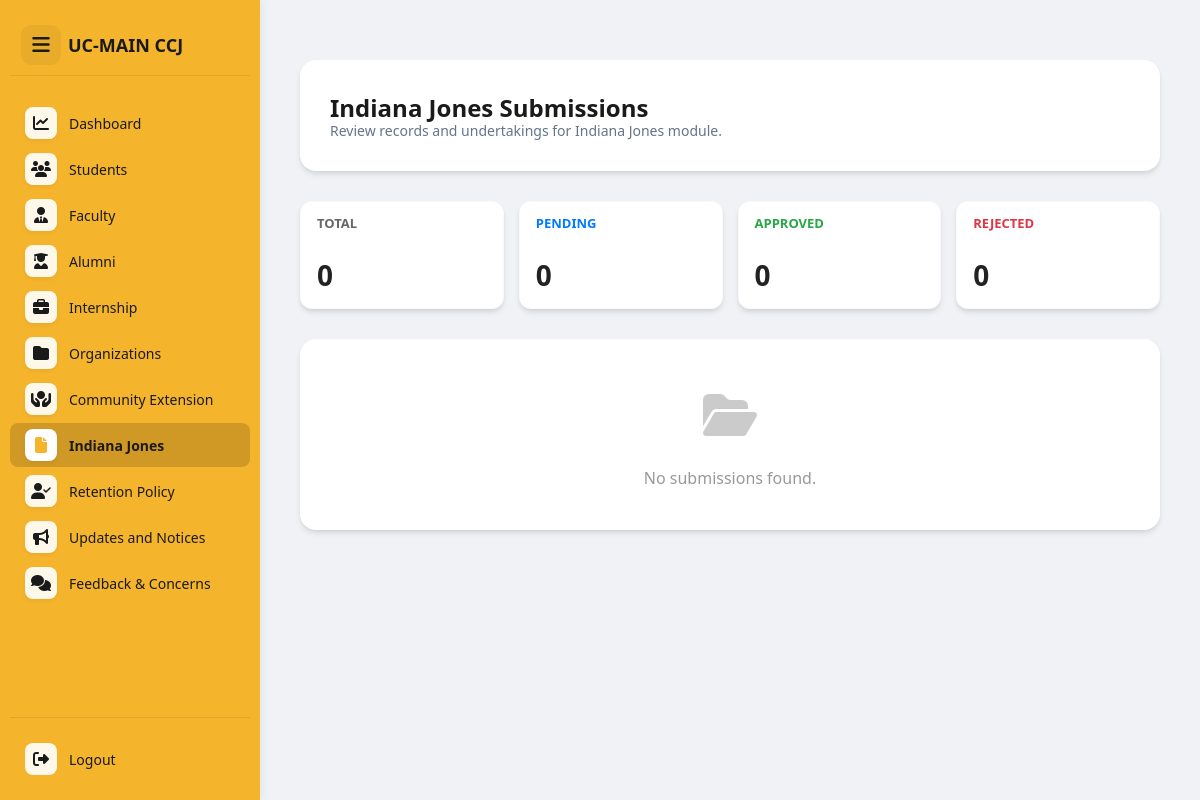
/admin/admin-jones.php (signed in), run on an earlier commit of the app's database.
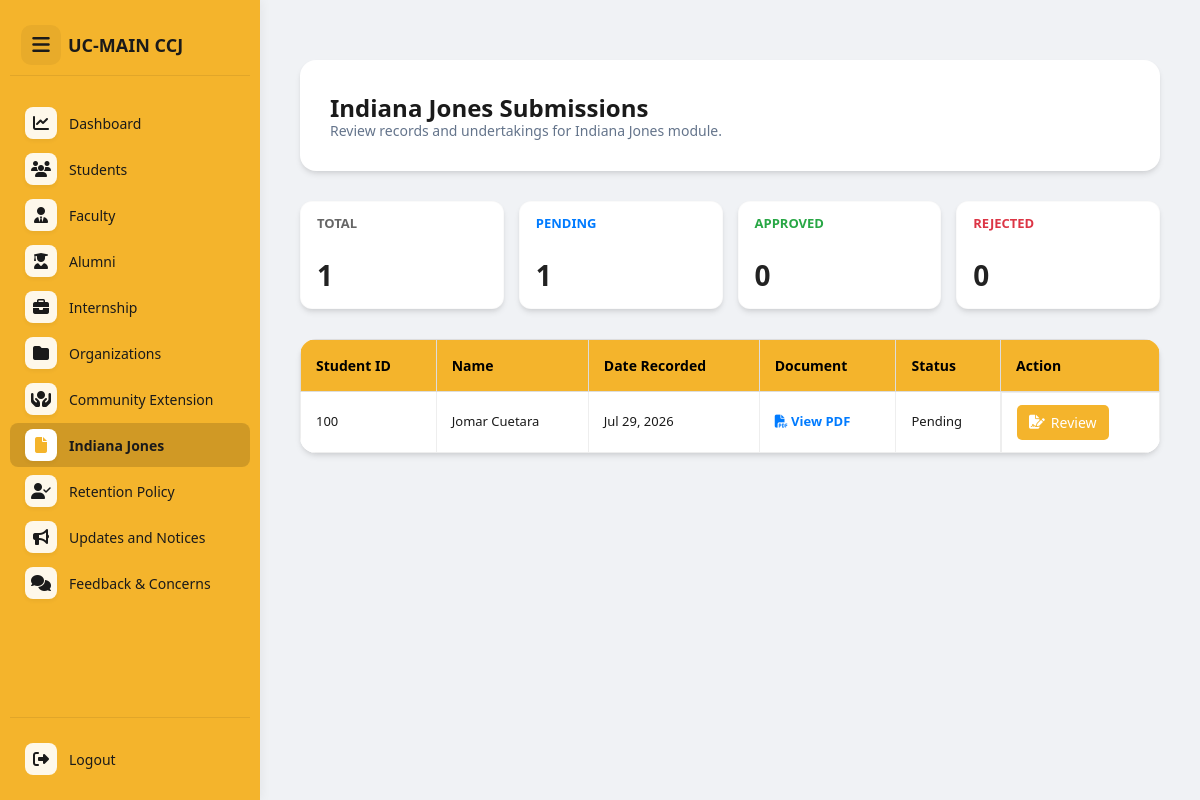
And on a later commit of the database.
### tables this page shows
CREATE TABLE `indiana_jones_records` (
  `id` int(11) NOT NULL,
  `student_no` varchar(50) NOT NULL,
  `firstname` varchar(100) NOT NULL,
  `lastname` varchar(100) NOT NULL,
  `middlename` varchar(100) DEFAULT NULL,
  `year_level` varchar(50) NOT NULL,
  `date_recorded` date NOT NULL,
  `number_of_absences` int(11) NOT NULL DEFAULT 0,
  `undertaking_file_path` varchar(255) NOT NULL,
  `status` enum('Pending','Approved','Rejected') NOT NULL DEFAULT 'Pending',
  `created_at` timestamp NOT NULL DEFAULT current_timestamp()
);

### admin/admin-jones.php (the view, shortened to what the changed rows need)
<?php
include("../config/db.php");
$query = "SELECT * FROM indiana_jones_records ORDER BY created_at DESC";
$result = $conn->query($query);
$submissions = $result ? $result->fetch_all(MYSQLI_ASSOC) : [];
$stat_query = "SELECT
    COUNT(*) as total,
    SUM(CASE WHEN status = 'Pending' THEN 1 ELSE 0 END) as pending,
    SUM(CASE WHEN status = 'Approved' THEN 1 ELSE 0 END) as approved,
    SUM(CASE WHEN status = 'Rejected' THEN 1 ELSE 0 END) as rejected
    FROM indiana_jones_records";
$stat_result = $conn->query($stat_query);
$stats = $stat_result ? $stat_result->fetch_assoc() : ['total' => 0, 'pending' => 0, 'approved' => 0, 'rejected' => 0];
?>
<!DOCTYPE html>
<html lang="en">
<head>
    <link rel="stylesheet" href="https://cdnjs.cloudflare.com/ajax/libs/font-awesome/6.5.0/css/all.min.css">
    <link rel="stylesheet" href="../assets/css/admin-dashboard.css">
    <link rel="stylesheet" href="../assets/css/manage-students.css">
    <link rel="stylesheet" href="../assets/css/admin-jones.css">
</head>
<body>
    <div class="main-container">
        <?php include("../includes/sidebar.php"); ?>
        <main class="dashboard-container" id="mainContent" role="main">
            <section class="card welcome-card" aria-label="Welcome Section">
                <div class="welcome-content">
                    <h2>Indiana Jones Submissions</h2>
                </div>
            </section>
            <div class="stats-grid">
                <div class="stat-card">
                    <p>Total</p>
                    <h3><?= $stats['total'] ?? 0; ?></h3>
                </div>
                <div class="stat-card">
                    <p>Pending</p>
                    <h3><?= $stats['pending'] ?? 0; ?></h3>
                </div>
            </div>
            <section class="card table-container" aria-label="Submissions List">
                <div class="table-wrapper">
                    <?php if (count($submissions) > 0): ?>
                        <table>
                            <thead>
                                <tr>
                                    <th>Student ID</th>
                                    <th>Name</th>
                                    <th>Date Recorded</th>
                                    <th>Document</th>
                                    <th>Status</th>
                                    <th>Action</th>
                                </tr>
                            </thead>
                            <tbody>
                                <?php foreach ($submissions as $row): ?>
                                    <tr>
                                        <td data-label="Student ID"><?= htmlspecialchars($row['student_no']); ?></td>
                                        <td data-label="Name">
                                            <?= htmlspecialchars($row['firstname'] . ' ' . $row['lastname']); ?></td>
                                        <td data-label="Date Recorded"><?= date('M d, Y', strtotime($row['date_recorded'])); ?>
                                        </td>
                                        <td data-label="Document">
                                            <a href="../uploads/lou/<?= htmlspecialchars($row['undertaking_file_path']); ?>" target="_blank"
                                                class="document-link">
                                                <i class="fa-solid fa-file-pdf"></i> View PDF
                                            </a>
                                        </td>
                                        <td data-label="Status">
                                            <?= htmlspecialchars($row['status']); ?>
                                        </td>
                                        <td data-label="Action" class="action-btns">
                                            <button class="review-btn-table"
                                                onclick='openReviewModal(<?= json_encode($row); ?>)' title="Review Submission">
                                                <i class="fa-solid fa-file-signature"></i> Review
                                            </button>
                                        </td>
                                    </tr>
                                <?php endforeach; ?>
                            </tbody>
                        </table>
                    <?php else: ?>
                        <div class="no-results">
                            <div class="no-results-icon"><i class="fa-solid fa-folder-open"></i></div>
                            <p>No submissions found.</p>
                        </div>
                    <?php endif; ?>
                </div>
            </section>
        </main>
    </div>
</body>
</html>

### includes/sidebar.php (shortened to what the changed rows need)
<link rel="stylesheet" href="../assets/css/admin-dashboard.css">
<nav class="sidebar" id="sidebar" role="navigation" aria-label="Main Navigation">
    <ul>
        <?php
        $current_page = basename($_SERVER['PHP_SELF']);
        $active_page = $current_page;
        $menu_items = [
            ['file' => 'admin-dashboard.php', 'icon' => 'fa-chart-line', 'label' => 'Dashboard'],
            ['file' => 'admin-students.php', 'icon' => 'fa-users', 'label' => 'Students'],
            ['file' => 'admin-faculty.php', 'icon' => 'fa-user-tie', 'label' => 'Faculty'],
            ['file' => 'admin-alumni.php', 'icon' => 'fa-user-graduate', 'label' => 'Alumni'],
            ['file' => 'admin-internship.php', 'icon' => 'fa-briefcase', 'label' => 'Internship'],
            ['file' => 'admin-orgs.php', 'icon' => 'fa-folder', 'label' => 'Organizations'],
            ['file' => 'admin-comex.php', 'icon' => 'fa-hands-holding-circle', 'label' => 'Community Extension'],
            ['file' => 'admin-jones.php', 'icon' => 'fa-file', 'label' => 'Indiana Jones'],
            ['file' => 'admin-retention.php', 'icon' => 'fa-user-check', 'label' => 'Retention Policy'],
            ['file' => 'admin-announcement.php', 'icon' => 'fa-bullhorn', 'label' => 'Updates and Notices'],
            ['file' => 'admin-feedback.php', 'icon' => 'fa-comments', 'label' => 'Feedback & Concerns']
        ];
        foreach ($menu_items as $item) {
            $active = ($active_page == $item['file']) ? 'class="active"' : '';
            echo "<li role='menuitem' $active onclick=\"window.location.href='{$item['file']}'\">
                    <i class='fa-solid {$item['icon']}'></i> <span>{$item['label']}</span>
                  </li>";
        }
        ?>
    </ul>
</nav>

What changed in the data, as far as the page shows it:
added indiana_jones_records: student_no "100", firstname+lastname "Jomar Cuetara", date_recorded "Jul 29, 2026", status "Pending"
Also different on the page:
$stats['total']: "0" → "1"
$stats['pending']: "0" → "1"
text no longer shown: "No submissions found."
text now shown: "Student ID Name Date Recorded Document Status Action"
